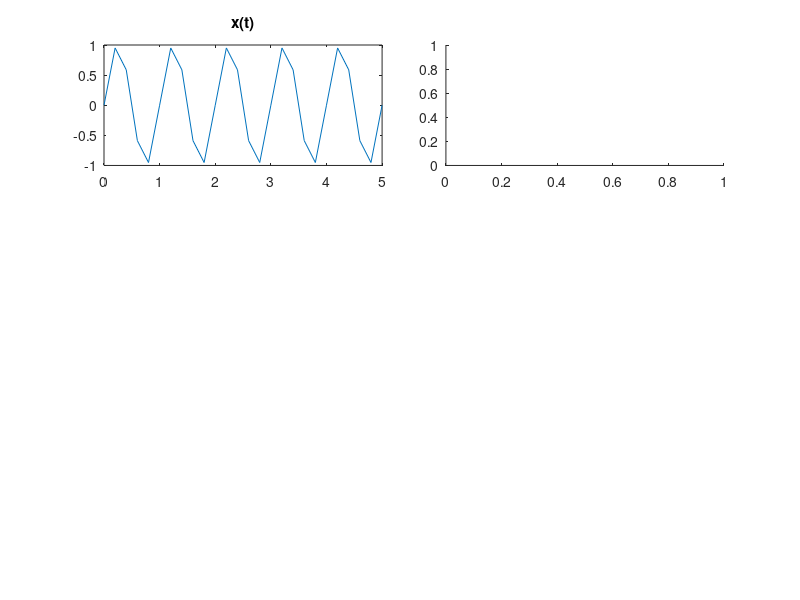

Recreate this plot in MATLAB. (Note: this script raises an error after producing the figure.)
%%Ex. 2
clear all;
clf;
close;

%% a)
Ta = 0.2;
t = [0:Ta:5]';

x = sin(2*pi*t)';
subplot(3,4,[1,2]);
plot(t,x);
title("x(t)")

figure(1);

subplot(3,4,[3,4]);
ReconstroiSinalRemade(x,Ta);
title("x(t) Reconstruido")

%% b)
Ta = 0.04;
t = [0:Ta:5-Ta]';

y = (sin(10*pi*t)+cos(12*pi*t)+cos(14*pi*t-pi/4))';
subplot(3,4,[5,6]);
plot(t,y);
title("y(t)")


subplot(3,4,[7,8]);
ReconstroiSinalRemade(y,Ta);
title("y(t) Reconstruido")


%% b)
Ta = 0.1;
t = [-5:Ta:5-Ta]';

z = sinc(5*t)';
subplot(3,4,[9,10]);
plot(t,z);
title("z(t)")


subplot(3,4,[11,12]);
ReconstroiSinalRemade(z,Ta);
title("z(t) Reconstruido")
